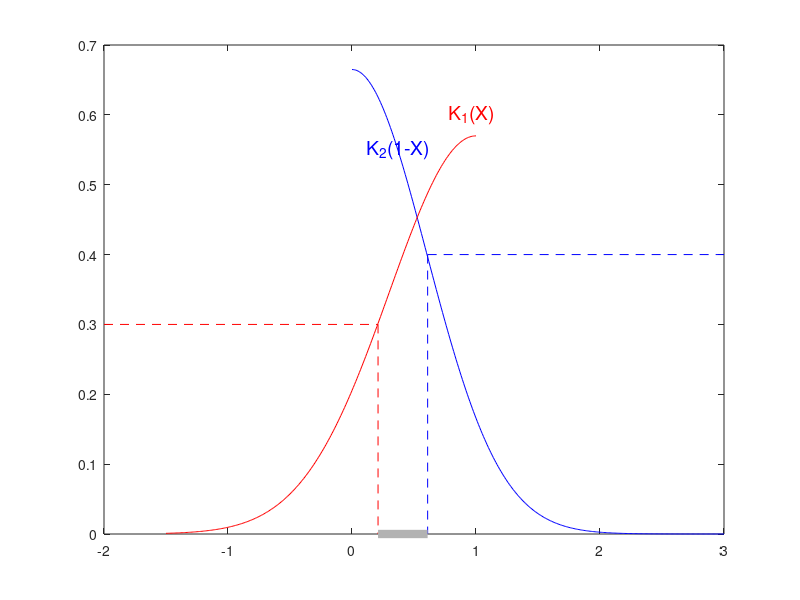

MATLAB code for this plot: (Note: this script raises an error after producing the figure.)
x = [-1.5:.01: 3];

x1 = x;
y1 = normpdf(x1,0,0.6);

x2 = x;
y2 = normpdf(x2,1,0.7);

y= y1+y2;

y1_part = y1;
x1_part = x1;
y2_part = y2;
x2_part = x2;

y1_part(x1<0) = [];
x1_part(x1<0) = [];
y2_part(x2>1) = [];
x2_part(x2>1) = [];

figure(1)
plot(x1_part,y1_part,'b')
hold on
plot(x2_part,y2_part,'r')
hold on
threshold1 = 0.4;
threshold2 = 0.3;

[~,temp_index0] = max(y1);
[~,temp_index1] = min(abs(y1(temp_index0:end)-threshold1));
[~,temp_index2] = min(abs(y2(1:(length(y2)-1)/2)-threshold2));
region_color = [0.7 0.7 0.7];
regionX = x(temp_index2:temp_index1+temp_index0);

line([max(regionX),3],[threshold1,threshold1],'LineStyle','--','Color','b')
hold on
line([-2,min(regionX)],[threshold2,threshold2],'LineStyle','--','Color','r')
hold on
line([min(regionX),min(regionX)],[threshold2,0], 'Color',region_color,'LineStyle','--','Color','r')
hold on
line([max(regionX),max(regionX)],[threshold1,0], 'Color',region_color,'LineStyle','--','Color','b')
hold on

if sum(diff(regionX)>0.010001) ==0 
   line([regionX(1),regionX(end)],[0,0], 'Color',region_color,'LineWidth',6)
   hold off
else
   midPoint = find(diff(regionX)>0.01001);
   line([regionX(1),regionX(midPoint)],[0,0], 'Color',region_color,'LineWidth',6)
   hold on
   line([regionX(midPoint+1),regionX(end)],[0,0], 'Color',region_color,'LineWidth',6)
   hold off
end
text(0.12,0.55,'K_2(1-X)', 'Color','b','FontSize', 14)
text(0.78,0.60,'K_1(X)', 'Color','r','FontSize', 14)


hold off
ax1 = gca; % current axes
ax1.FontSize = 14;
ax1.XColor = 'r';
ax1.YColor = 'r';
ax1.XAxisLocation = 'origin';
ylabel('K','Color','black')
yticks([0 threshold2 1])
yticklabels({'0','C_1','1'})
xlabel('X','Color','black')
xlim([0 1])
ylim([0 1])
ax1_pos = ax1.Position; % position of first axes
ax2 = axes('Position',ax1_pos,...
    'XAxisLocation','top',...
    'YAxisLocation','right',...
    'Color','none');
ax2.FontSize = 14;
ax2.XColor = 'b';
ax2.YColor = 'b';
%xticklabels({'1','0.9','0.8','0.7','0.6','0.5','0.4','0.3','0.2','0.1','0'})
xticklabels({'1','0.8','0.6','0.4','0.2','0'})
yticks([0 threshold1 1])
yticklabels({'0','C_2','1'})
ylim([0 1])
%yyaxis left

figure(2)
plot(x1,y,'Color',[0 .7 .7])
hold on
line([max(regionX),3],[threshold1,threshold1],'LineStyle','--')
hold on
line([-2,min(regionX)],[threshold2,threshold2],'LineStyle','--','Color','r')
hold on
line([min(regionX),min(regionX)],[threshold2,0], 'Color',region_color,'LineStyle','--','Color','r')
hold on
line([max(regionX),max(regionX)],[threshold1,0], 'Color',region_color,'LineStyle','--','Color','b')
hold on

if sum(diff(regionX)>0.010001) ==0 
   line([regionX(1),regionX(end)],[0,0], 'Color',region_color,'LineWidth',6)
else
   midPoint = find(diff(regionX)>0.01001);
   line([regionX(1),regionX(midPoint)],[0,0], 'Color',region_color,'LineWidth',6)
   hold on
   line([regionX(midPoint+1),regionX(end)],[0,0], 'Color',region_color,'LineWidth',6)
end

hold on
[max_v, max_i] =  max(y);
scatter(x(max_i),max_v,'MarkerEdgeColor',[0 .7 .7],'MarkerFaceColor',[0 .7 .7],'LineWidth',1.5)
hold on
scatter(x(max_i),0,'MarkerEdgeColor',[0 .7 .7],'MarkerFaceColor',[0 .7 .7],'LineWidth',1.5)
hold off


ax1 = gca; % current axes
ax1.FontSize = 14;
ax1.XColor = 'r';
ax1.YColor = 'r';
ax1.XAxisLocation = 'origin';
ylabel('K','Color','black')
yticks([0 threshold2 1])
yticklabels({'0','C_1','1'})
xlabel('X','Color','black')
xlim([0 1])
ylim([0 1])
ax1_pos = ax1.Position; % position of first axes
ax2 = axes('Position',ax1_pos,...
    'XAxisLocation','top',...
    'YAxisLocation','right',...
    'Color','none');
ax2.FontSize = 14;
ax2.XColor = 'b';
ax2.YColor = 'b';
xticks([])
yticks([0 threshold1 1])
yticklabels({'0','C_2','1'})